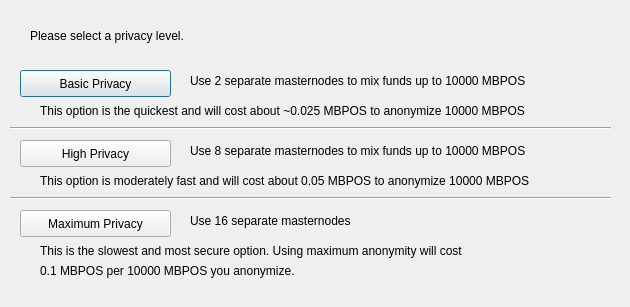
<?xml version="1.0" encoding="UTF-8"?>
<ui version="4.0">
 <class>ObfuscationConfig</class>
 <widget class="QDialog" name="ObfuscationConfig">
  <property name="geometry">
   <rect>
    <x>0</x>
    <y>0</y>
    <width>630</width>
    <height>307</height>
   </rect>
  </property>
  <property name="windowTitle">
   <string>Configure Obfuscation</string>
  </property>
  <widget class="QPushButton" name="buttonBasic">
   <property name="geometry">
    <rect>
     <x>20</x>
     <y>70</y>
     <width>151</width>
     <height>27</height>
    </rect>
   </property>
   <property name="text">
    <string>Basic Privacy</string>
   </property>
  </widget>
  <widget class="QPushButton" name="buttonHigh">
   <property name="geometry">
    <rect>
     <x>20</x>
     <y>140</y>
     <width>151</width>
     <height>27</height>
    </rect>
   </property>
   <property name="text">
    <string>High Privacy</string>
   </property>
  </widget>
  <widget class="QPushButton" name="buttonMax">
   <property name="geometry">
    <rect>
     <x>20</x>
     <y>210</y>
     <width>151</width>
     <height>27</height>
    </rect>
   </property>
   <property name="text">
    <string>Maximum Privacy</string>
   </property>
  </widget>
  <widget class="QLabel" name="label">
   <property name="geometry">
    <rect>
     <x>30</x>
     <y>20</y>
     <width>571</width>
     <height>31</height>
    </rect>
   </property>
   <property name="text">
    <string>Please select a privacy level.</string>
   </property>
  </widget>
  <widget class="QLabel" name="label_2">
   <property name="geometry">
    <rect>
     <x>190</x>
     <y>70</y>
     <width>421</width>
     <height>21</height>
    </rect>
   </property>
   <property name="text">
    <string>Use 2 separate masternodes to mix funds up to 10000 MBPOS</string>
   </property>
  </widget>
  <widget class="QLabel" name="label_3">
   <property name="geometry">
    <rect>
     <x>190</x>
     <y>140</y>
     <width>411</width>
     <height>21</height>
    </rect>
   </property>
   <property name="text">
    <string>Use 8 separate masternodes to mix funds up to 10000 MBPOS</string>
   </property>
  </widget>
  <widget class="QLabel" name="label_4">
   <property name="geometry">
    <rect>
     <x>190</x>
     <y>210</y>
     <width>421</width>
     <height>21</height>
    </rect>
   </property>
   <property name="text">
    <string>Use 16 separate masternodes</string>
   </property>
  </widget>
  <widget class="QLabel" name="label_6">
   <property name="geometry">
    <rect>
     <x>40</x>
     <y>100</y>
     <width>561</width>
     <height>21</height>
    </rect>
   </property>
   <property name="text">
    <string>This option is the quickest and will cost about ~0.025 MBPOS to anonymize 10000 MBPOS</string>
   </property>
  </widget>
  <widget class="QLabel" name="label_7">
   <property name="geometry">
    <rect>
     <x>40</x>
     <y>170</y>
     <width>561</width>
     <height>21</height>
    </rect>
   </property>
   <property name="text">
    <string>This option is moderately fast and will cost about 0.05 MBPOS to anonymize 10000 MBPOS</string>
   </property>
  </widget>
  <widget class="QLabel" name="label_8">
   <property name="geometry">
    <rect>
     <x>40</x>
     <y>240</y>
     <width>561</width>
     <height>21</height>
    </rect>
   </property>
   <property name="text">
    <string>This is the slowest and most secure option. Using maximum anonymity will cost</string>
   </property>
  </widget>
  <widget class="QLabel" name="label_9">
   <property name="geometry">
    <rect>
     <x>40</x>
     <y>260</y>
     <width>561</width>
     <height>21</height>
    </rect>
   </property>
   <property name="text">
    <string>0.1 MBPOS per 10000 MBPOS you anonymize.</string>
   </property>
  </widget>
  <widget class="Line" name="line">
   <property name="geometry">
    <rect>
     <x>10</x>
     <y>120</y>
     <width>601</width>
     <height>16</height>
    </rect>
   </property>
   <property name="orientation">
    <enum>Qt::Horizontal</enum>
   </property>
  </widget>
  <widget class="Line" name="line_2">
   <property name="geometry">
    <rect>
     <x>10</x>
     <y>190</y>
     <width>601</width>
     <height>16</height>
    </rect>
   </property>
   <property name="orientation">
    <enum>Qt::Horizontal</enum>
   </property>
  </widget>
 </widget>
 <resources/>
 <connections/>
</ui>
